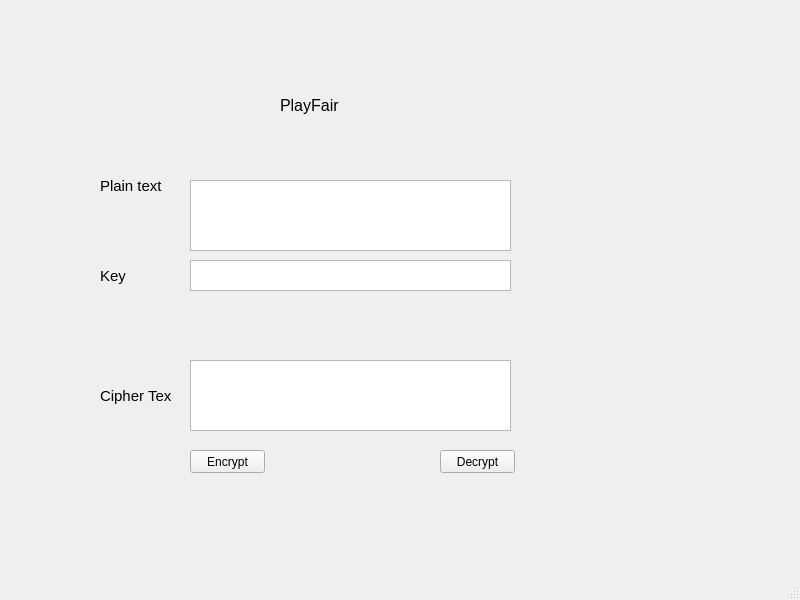
<?xml version="1.0" encoding="UTF-8"?>
<ui version="4.0">
 <class>MainWindow</class>
 <widget class="QMainWindow" name="MainWindow">
  <property name="geometry">
   <rect>
    <x>0</x>
    <y>0</y>
    <width>800</width>
    <height>600</height>
   </rect>
  </property>
  <property name="windowTitle">
   <string>MainWindow</string>
  </property>
  <widget class="QWidget" name="centralwidget">
   <widget class="QLabel" name="label_2">
    <property name="geometry">
     <rect>
      <x>100</x>
      <y>170</y>
      <width>71</width>
      <height>31</height>
     </rect>
    </property>
    <property name="font">
     <font>
      <pointsize>11</pointsize>
     </font>
    </property>
    <property name="text">
     <string>Plain text</string>
    </property>
   </widget>
   <widget class="QPushButton" name="btn_decrypt">
    <property name="geometry">
     <rect>
      <x>440</x>
      <y>450</y>
      <width>75</width>
      <height>23</height>
     </rect>
    </property>
    <property name="text">
     <string>Decrypt</string>
    </property>
   </widget>
   <widget class="QPlainTextEdit" name="txt_plain_text">
    <property name="geometry">
     <rect>
      <x>190</x>
      <y>180</y>
      <width>321</width>
      <height>71</height>
     </rect>
    </property>
   </widget>
   <widget class="QLabel" name="label_4">
    <property name="geometry">
     <rect>
      <x>100</x>
      <y>380</y>
      <width>71</width>
      <height>31</height>
     </rect>
    </property>
    <property name="font">
     <font>
      <pointsize>11</pointsize>
     </font>
    </property>
    <property name="text">
     <string>Cipher Text</string>
    </property>
   </widget>
   <widget class="QPlainTextEdit" name="txt_cipher_text">
    <property name="geometry">
     <rect>
      <x>190</x>
      <y>360</y>
      <width>321</width>
      <height>71</height>
     </rect>
    </property>
   </widget>
   <widget class="QPushButton" name="btn_encrypt">
    <property name="geometry">
     <rect>
      <x>190</x>
      <y>450</y>
      <width>75</width>
      <height>23</height>
     </rect>
    </property>
    <property name="text">
     <string>Encrypt</string>
    </property>
   </widget>
   <widget class="QLabel" name="label_3">
    <property name="geometry">
     <rect>
      <x>100</x>
      <y>260</y>
      <width>71</width>
      <height>31</height>
     </rect>
    </property>
    <property name="font">
     <font>
      <pointsize>11</pointsize>
     </font>
    </property>
    <property name="text">
     <string>Key</string>
    </property>
   </widget>
   <widget class="QLabel" name="label">
    <property name="geometry">
     <rect>
      <x>280</x>
      <y>80</y>
      <width>111</width>
      <height>51</height>
     </rect>
    </property>
    <property name="font">
     <font>
      <pointsize>12</pointsize>
     </font>
    </property>
    <property name="text">
     <string>PlayFair</string>
    </property>
   </widget>
   <widget class="QPlainTextEdit" name="txt_key">
    <property name="geometry">
     <rect>
      <x>190</x>
      <y>260</y>
      <width>321</width>
      <height>31</height>
     </rect>
    </property>
   </widget>
  </widget>
  <widget class="QMenuBar" name="menubar">
   <property name="geometry">
    <rect>
     <x>0</x>
     <y>0</y>
     <width>800</width>
     <height>21</height>
    </rect>
   </property>
  </widget>
  <widget class="QStatusBar" name="statusbar"/>
 </widget>
 <resources/>
 <connections/>
</ui>
